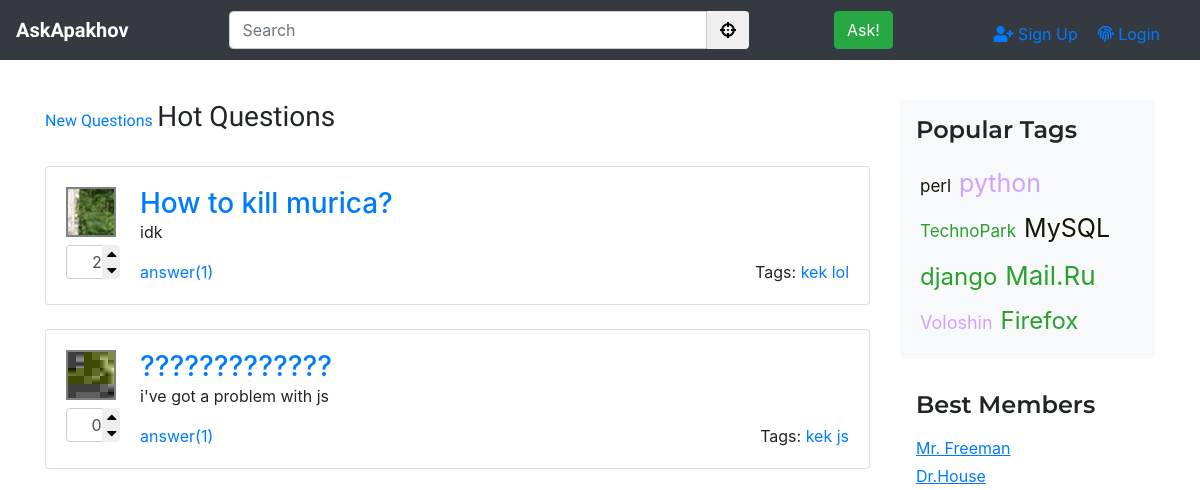
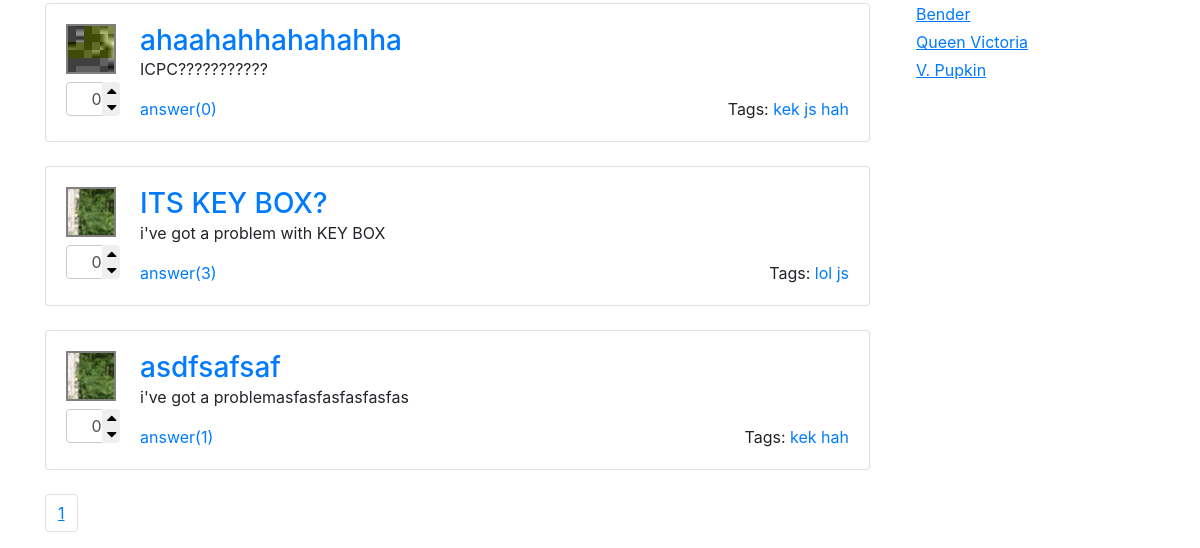
The app's page /hot/, older data (2 pictures, top to bottom).
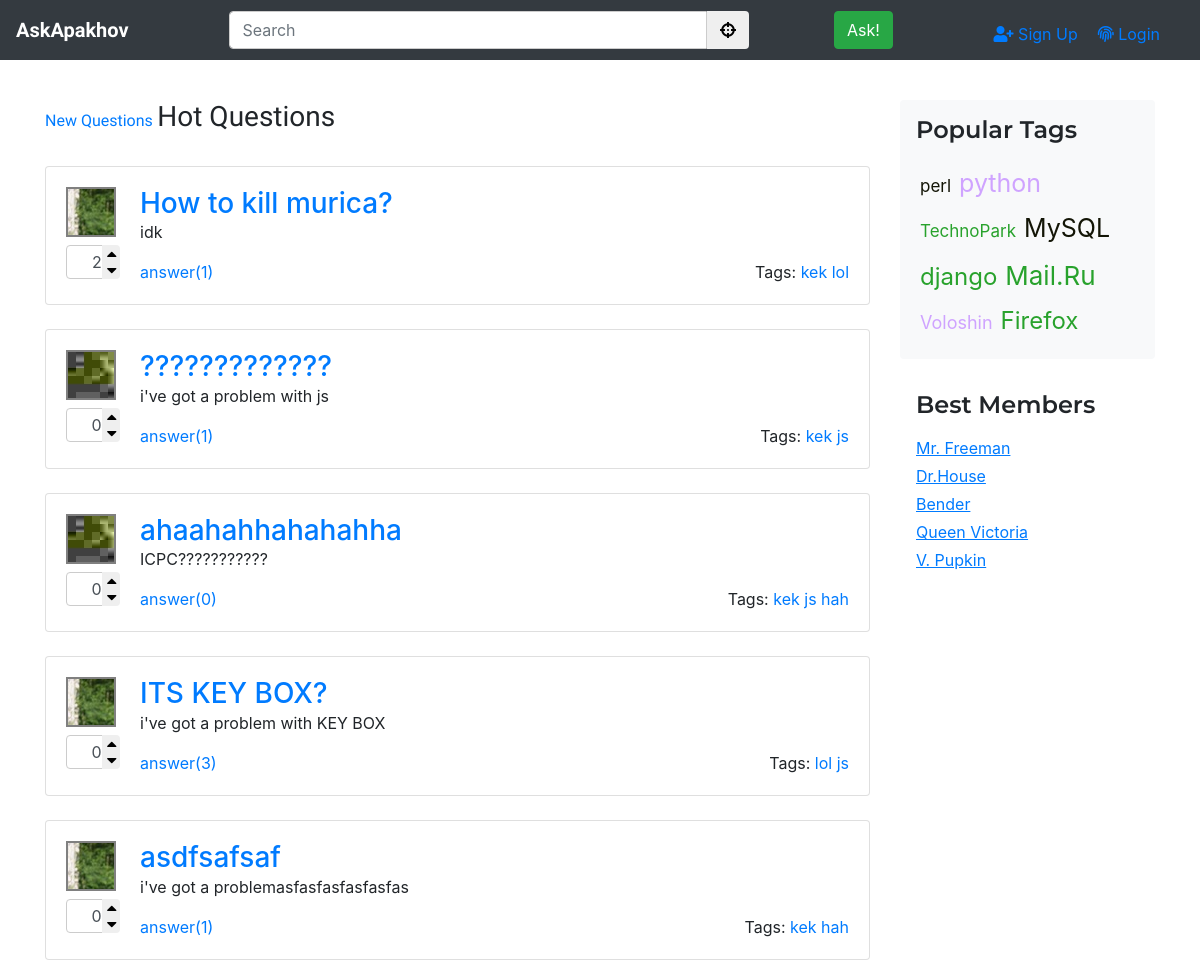
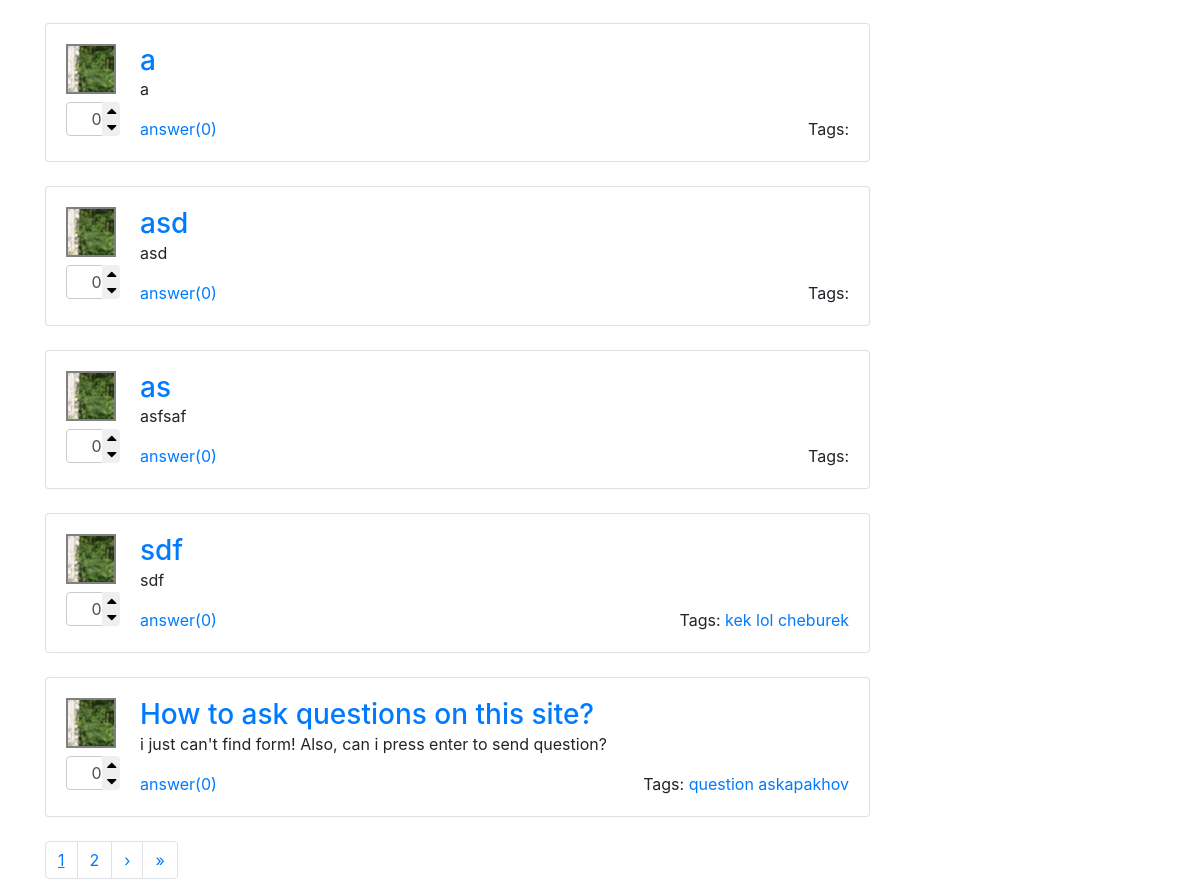
The same page, newer data (2 pictures, top to bottom).
### ask/models.py (models this page shows, shortened)
class Question(models.Model):
    objects = QuestionManager()
    autor = models.ForeignKey(Profile, on_delete=models.CASCADE)
    title = models.CharField(max_length=120, verbose_name=u"заголовок ярлыка")
    tags = models.ManyToManyField(Tag, blank=True)
    text = models.CharField(max_length=10000, verbose_name=u"full text", default="i've got a problem")
    create_time = models.TimeField(auto_now_add=True)
    like_am = models.IntegerField(default=0,verbose_name=u"количество Лукашенко")
    is_active = models.BooleanField(default=True, verbose_name=u"можно ли достать")

class Profile(AbstractUser):
    upload = models.ImageField(upload_to='%Y/%m/%d/', default='index.png')

class Tag(models.Model):
    title = models.CharField(max_length=120, verbose_name=u"заголовок ярлыка")
    def __str__(self):
        return self.title

### ask/views.py (the view)
# urls.py: path('hot/', views.hot, name='hot'),
def hot(request, page_num=-1):
    if page_num == -1:
        page_num = 1
        indexed = False
    else:
        indexed = True
    questions = Question.objects.order_by_hot()
    paginator, page = pag(questions, 10, 10,request, page_num)
    return render(request, 'ask/hot.html', {'questions' : page, 'paginator': paginator, 'indexed':indexed})

### ask/models.py (called while the page is built)
    def order_by_hot(self):
        return super().order_by('-like_am')

### ask/views.py (called while the page is built)
def pag(items, items_on_page, page_am, request, num):
    paginator = Paginator(items, items_on_page)
    try:
        page_num = paginator.validate_number(num)
    except (ValueError, TypeError, EmptyPage):
        page_num = 1
    if page_num > page_am / 2 :
        beg_idx = page_num - page_am / 2
    else:
        beg_idx = 1
    if page_num + page_am / 2 < paginator.num_pages:
        end_idx = page_num + page_am / 2
        if end_idx < page_am:
            end_idx = page_am + 1
    else:
        end_idx = paginator.num_pages + 1
    paginator.indexes = range(int(beg_idx), int(end_idx))
    page = paginator.get_page(page_num)
    return paginator, page

### ask/templates/ask/hot.html (shortened to what this page needs)
{% extends "ask/base.html" %}
{% load static %}
{% block links %}
<link rel="stylesheet" href="{% static 'ask/index.css' %}" type="text/css">{% endblock %}
{% block main-content %}
<a href="/" class="main-header">New Questions</a>
<h3 class="pb-3 mb-3 mr-2 main-header">
    Hot Questions
</h3>
{% for question in questions %}
{% include "ask/question_tpl.html" with question=question%}
{% endfor %}
{% include "ask/paginator.html" with page=questions indexed=indexed %}
{% endblock %}

### ask/templates/ask/base.html (shortened to what this page needs)
{% load static %}
<!DOCTYPE html>
<html lang="en">
    <head>
        {% block links %}{% endblock %}
        <link rel="stylesheet" href="{% static 'ask/base.css' %}" type="text/css">
        <link rel="stylesheet" href="https://use.fontawesome.com/releases/v5.3.1/css/all.css">
        <link rel="stylesheet" href="https://stackpath.bootstrapcdn.com/bootstrap/4.1.3/css/bootstrap.min.css">
    </head>
    <body>
        <nav class="navbar navbar-expand fixed-top navbar-dark bg-dark">
            <a class="navbar-brand" href="{% url 'ask:index'  %}">AskApakhov</a>
            <div class="collapse navbar-collapse" id="navb">
                <form class="navbar-form mx-auto w-50" action="/action_page.php">
                    <div class="input-group">
                        <input type="text" class="form-control" placeholder="Search">
                        <div class="input-group-btn">
                            <button class="btn btn-default" id="search-button" type="submit">
                                <i class="fas fa-crosshairs"></i>
                            </button>
                        </div>
                    </div>
                </form>
                <a href="{% url 'ask:ask'  %}" class="btn btn-success" type="button">Ask!</a>
                <ul class="nav navbar-nav ml-auto mr-3">
                    {% if user.is_authenticated %}
                        <li class="px-2">
                            <div class="avatar-thumbnail">
                                <img src="{{user.upload.url}}">
                            </div>
                        </li>
                        <li class="px-2">
                            <div style="display: block;"><font color="orange">{{ user.username }}</font></div>
                            <a href="{% url 'ask:settings' %}">settings</a>
                            <a href="{% url 'logout' %}">logout</a>
                        </li>
                    {% else %}
                        <li class="px-2 ml-2 mt-2"><a href="{% url 'ask:signup' %}"><i class="fas fa-user-plus"></i> Sign Up </a></li>
                        <li class="px-2 ml-1 mt-2"><a href="{% url 'login' %}"><i class="fas fa-fingerprint "></i> Login </a></li>
                    {% endif %}
                </ul>
            </div>
        </nav>
        <main role="main" class="container main-container">
            <div class="row">
                <div class="col-md-9 blog-main">
                    {% block main-content %}{% endblock %}
                </div>
                <aside class="col-md-3 blog-sidebar">
                    <div class="p-3 mb-3 bg-light rounded">
                        <h4 class="mb-3">Popular Tags</h4>
                        <div id="tag-cloud" class="md-0">
                        </div>
                    </div>
                    <div class="p-3">
                        <h4 class="mb-3">Best Members</h4>
                        <ol class="list-unstyled mb-1">
                            <li class="mb-1"><a href="#"><u>Mr. Freeman</u></a></li>
                            <li class="mb-1"><a href="#"><u>Dr.House</u></a></li>
                            <li class="mb-1"><a href="#"><u>Bender</u></a></li>
                            <li class="mb-1"><a href="#"><u>Queen Victoria</u></a></li>
                            <li class="mb-1"><a href="#"><u>V. Pupkin</u></a></li>
                        </ol>
                    </div>
                </aside>
            </div>
        </main>
    </body>
</html>

### ask/templates/ask/question_tpl.html
{% load static %}
<div class="card flex-md-row mb-4 box-shadow h-md-250">
    <div class="card-body">
        <div style="float: left;">
            <div class="avatar-thumbnail mr-4 mb-2">
                <img src="{{question.autor.upload.url}}">
            </div>
            <div class="input-group spinner" style="width: 37px">
                <input type="text" class="form-control p-0" value="{{question.like_am}}" style="height: 34px">
                <div class="input-group-btn-vertical">
                    <button class="btn btn-default" type="button"><i class="fa fa-caret-up"></i></button>
                    <button class="btn btn-default" type="button"><i class="fa fa-caret-down"></i></button>
                </div>
            </div>
        </div>
        <h3 class="card-title mb-0"><a href="/question/{{question.id}}/">{{question.title}}</a></h5>
            <p class="card-text">{{question.text}}</p>
            <div>
                <a href="#" class="card-link">answer({{question.answer_set.count}})</a>
                <div style="float: right">
                    <span>Tags: </span>
                    {% for tag in question.tags.all %}
                    <a href="/tag/{{tag}}">{{tag}}</a>
                    {% endfor %}
                </div>
            </div>
    </div>
</div>

### ask/templates/ask/paginator.html (shortened to what this page needs)
{% if indexed %}
<nav>
    <ul class="pagination">
            {% if page.has_previous %}
            <li class="page-item"><a class="page-link" href="../1">&laquo;</a></li>
            <li class="page-item"><a class="page-link" href="../{{ questions.previous_page_number }}">&lsaquo;</a></li>
            {% endif %}
            {% for idx in paginator.indexes%}
                {% if page.number == idx %}
                <li class="page-item"><a class="page-link" class="disabled" href="#"><ins>{{idx}}</ins></a></li>
                {% else %}
                <li class="page-item"><a class="page-link" href="../{{idx}}">{{idx}}</a></li>
                {% endif %}
            {% endfor %}
            {% if page.has_next %}
            <li class="page-item"><a class="page-link" href="../{{ questions.next_page_number }}">&rsaquo;</a></li>
            <li class="page-item"><a class="page-link" href="../{{ paginator.num_pages }}">&raquo;</a></li>
            {% endif %}
    </ul>
</nav>
{% else %}
<nav>
    <ul class="pagination">
            {% for idx in paginator.indexes%}
                {% if page.number == idx %}
                <li class="page-item"><a class="page-link" class="disabled" href="#"><ins>{{idx}}</ins></a></li>
                {% else %}
                <li class="page-item"><a class="page-link" href="{{idx}}">{{idx}}</a></li>
                {% endif %}
            {% endfor %}
            {% if page.has_next %}
            <li class="page-item"><a class="page-link" href="{{ questions.next_page_number }}">&rsaquo;</a></li>
            <li class="page-item"><a class="page-link" href="{{ paginator.num_pages }}">&raquo;</a></li>
            {% endif %}
    </ul>
</nav>
{% endif %}

### ask/static/ask/index.css (style rules this page uses)
.main-header { display: inline-block; font-family: K2D; }
.spinner { width: 20px; }
.spinner input { text-align: right; }
.input-group-btn-vertical { position: relative; white-space: nowrap; width: 1%; vertical-align: middle; display: table-cell; }
.input-group-btn-vertical > .btn { display: block; float: none; width: 100%; max-width: 100%; padding: 8px; margin-left: -1px; position: relative; border-radius: 0; }
.input-group-btn-vertical > .btn:first-child { border-top-right-radius: 4px; }
.input-group-btn-vertical > .btn:last-child { margin-top: -2px; border-bottom-right-radius: 4px; }
.input-group-btn-vertical i { position: absolute; top: 0; left: 4px; }

### ask/static/ask/base.css (style rules this page uses)
input[type="text"], textarea { outline: none; box-shadow:none !important; border:1px solid #ccc; }
.main-container { margin-top: 100px; }
#search-button { border-top-left-radius: 0rem; border-top-right-radius: 0.25rem; border-bottom-right-radius: 0.25rem; border-bottom-left-radius: 0rem; }
.navbar { height: 60px; background-color: black !important }
.navbar-brand { font-family: K2D; font-weight: 900; }
.blog-sidebar h4 { font-family: Montserrat; font-weight: 600; }
.avatar-thumbnail { width:50px; height:50px; border: 2px solid gray; overflow: hidden; position: relative; }
.avatar-thumbnail img { position: absolute; }

Row changes from the older to the newer data that the page shows:
added Question: autor.upload (picture), like_am "0", title "a", text "a", answer_set.count "0"
added Question: autor.upload (picture), like_am "0", title "asd", text "asd", answer_set.count "0"
added Question: autor.upload (picture), like_am "0", title "as", text "asfsaf", answer_set.count "0"
added Question: autor.upload (picture), like_am "0", title "sdf", text "sdf", answer_set.count "0", Tag (title "kek"), Tag (title "lol")
added Tag: title "cheburek", shown under "sdf"
added Question: autor.upload (picture), like_am "0", title "How to ask questions on this site?", text "i just can't find form! Also, can i press enter to send question?", answer_set.count "0"
added Tag: title "question", shown under "How to ask questions on this site?"
added Tag: title "askapakhov", shown under "How to ask questions on this site?"
Text that changed along with them:
new list line: "2"
